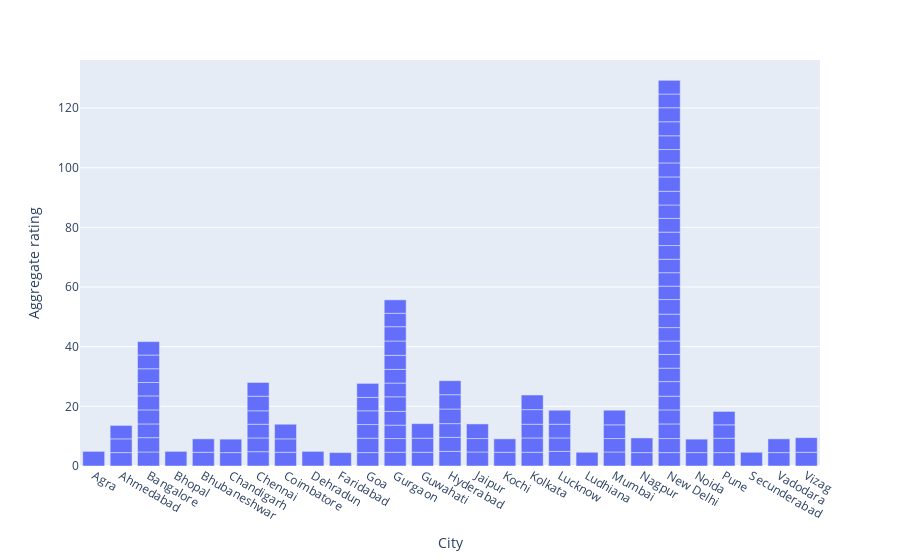

The code cell stored with this chart in its notebook:
### Code cell
# top rated restauranys 
figure=px.bar(top_rated,x='City',y='Aggregate rating')
figure.show()

### Figure 1 — Plotly figure (JSON) as saved in the notebook; plotly's stock layout.template omitted (floating-point values rounded to 4 significant figures)
{"data": [{"alignmentgroup": "True", "hovertemplate": "City=%{x}<br>Aggregate rating=%{y}<extra></extra>", "legendgroup": "", "marker": {"color": "#636efa", "pattern": {"shape": ""}}, "name": "", "offsetgroup": "", "orientation": "v", "showlegend": false, "textposition": "auto", "type": "bar", "x": ["Agra", "Ahmedabad", "Ahmedabad", "Ahmedabad", "Bangalore", "Bangalore", "Bangalore", "Bangalore", "Bangalore", "Bangalore", "Bangalore", "Bangalore", "Bangalore", "Bhopal", "Bhubaneshwar", "Bhubaneshwar", "Chandigarh", "Chandigarh", "Chennai", "Chennai", "Chennai", "Chennai", "Chennai", "Chennai", "Coimbatore", "Coimbatore", "Coimbatore", "Dehradun", "Faridabad", "Goa", "Goa", "Goa", "Goa", "Goa", "Goa", "Gurgaon", "Gurgaon", "Gurgaon", "Gurgaon", "Gurgaon", "Gurgaon", "Gurgaon", "Gurgaon", "Gurgaon", "Gurgaon", "Gurgaon", "Gurgaon", "Guwahati", "Guwahati", "Guwahati", "Hyderabad", "Hyderabad", "Hyderabad", "Hyderabad", "Hyderabad", "Hyderabad", "Jaipur", "Jaipur", "Jaipur", "Kochi", "Kochi", "Kolkata", "Kolkata", "Kolkata", "Kolkata", "Kolkata", "Lucknow", "Lucknow", "Lucknow", "Lucknow", "Ludhiana", "Mumbai", "Mumbai", "Mumbai", "Mumbai", "Nagpur", "Nagpur", "New Delhi", "New Delhi", "New Delhi", "New Delhi", "New Delhi", "New Delhi", "New Delhi", "New Delhi", "New Delhi", "New Delhi", "New Delhi", "New Delhi", "New Delhi", "New Delhi", "New Delhi", "New Delhi", "New Delhi", "New Delhi", "New Delhi", "New Delhi", "New Delhi", "New Delhi", "New Delhi", "New Delhi", "New Delhi", "New Delhi", "New Delhi", "New Delhi", "Noida", "Noida", "Pune", "Pune", "Pune", "Pune", "Secunderabad", "Vadodara", "Vadodara", "Vizag", "Vizag"], "xaxis": "x", "y": [4.9, 4.5, 4.6, 4.5, 4.7, 4.8, 4.6, 4.7, 4.7, 4.5, 4.6, 4.6, 4.5, 4.9, 4.6, 4.5, 4.5, 4.5, 4.8, 4.6, 4.6, 4.5, 4.9, 4.6, 4.6, 4.5, 4.9, 4.9, 4.5, 4.5, 4.8, 4.6, 4.6, 4.5, 4.7, 4.6, 4.6, 4.5, 4.6, 4.9, 4.6, 4.6, 4.7, 4.8, 4.8, 4.5, 4.5, 4.6, 4.7, 4.9, 4.9, 4.7, 4.6, 4.9, 4.8, 4.7, 4.7, 4.5, 4.9, 4.6, 4.5, 4.6, 4.8, 4.6, 4.9, 4.9, 4.9, 4.5, 4.6, 4.7, 4.6, 4.7, 4.5, 4.6, 4.9, 4.5, 4.9, 4.5, 4.7, 4.9, 4.7, 4.6, 4.9, 4.5, 4.6, 4.5, 4.5, 4.5, 4.9, 4.5, 4.5, 4.5, 4.6, 4.5, 4.6, 4.5, 4.6, 4.8, 4.7, 4.5, 4.6, 4.7, 4.7, 4.6, 4.6, 4.5, 4.5, 4.5, 4.8, 4.5, 4.5, 4.6, 4.5, 4.6, 4.6, 4.9], "yaxis": "y"}], "layout": {"barmode": "relative", "legend": {"tracegroupgap": 0}, "margin": {"t": 60}, "xaxis": {"anchor": "y", "domain": [0, 1], "title": {"text": "City"}}, "yaxis": {"anchor": "x", "domain": [0, 1], "title": {"text": "Aggregate rating"}}}}
